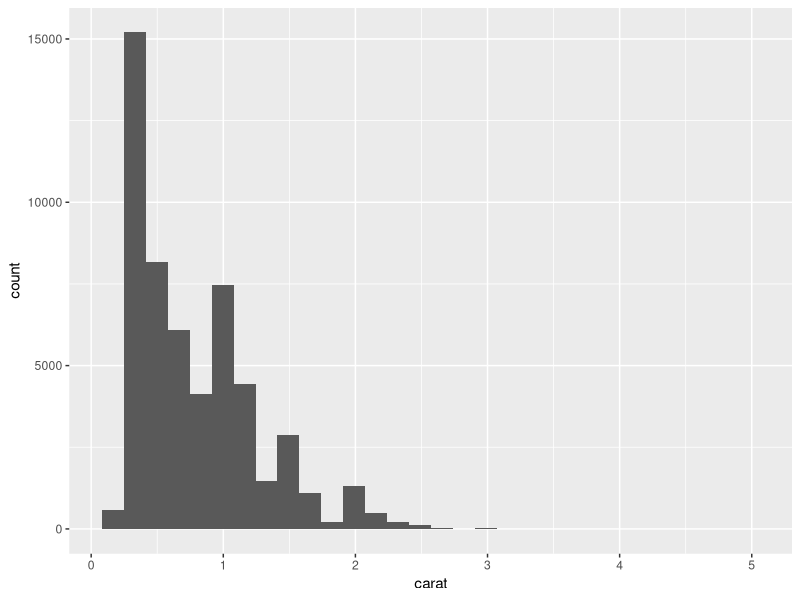
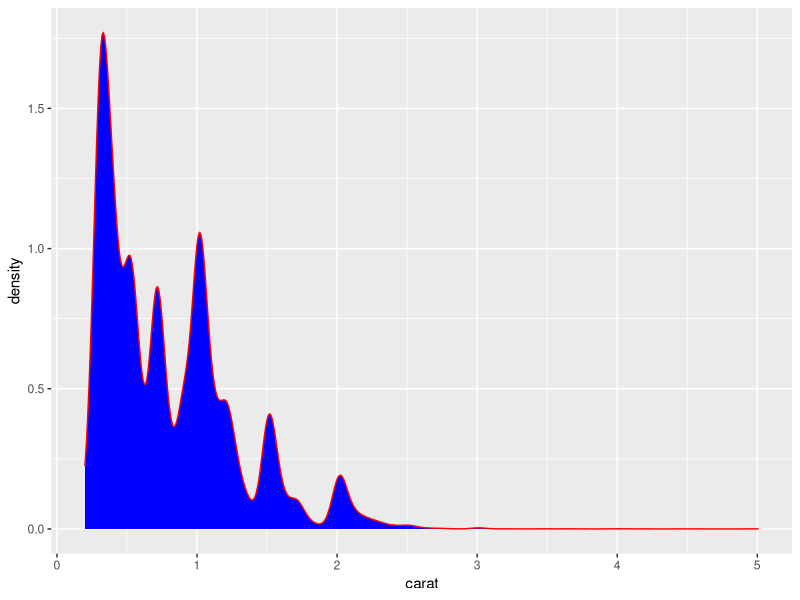
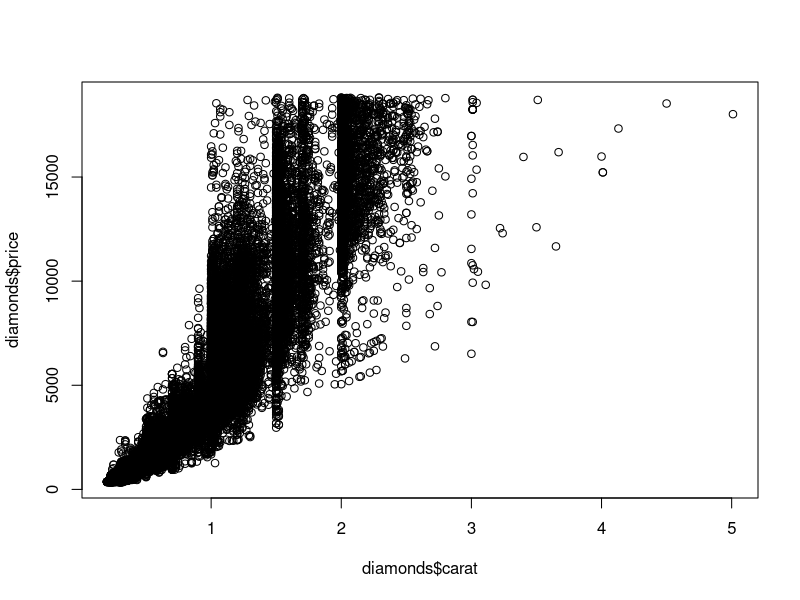
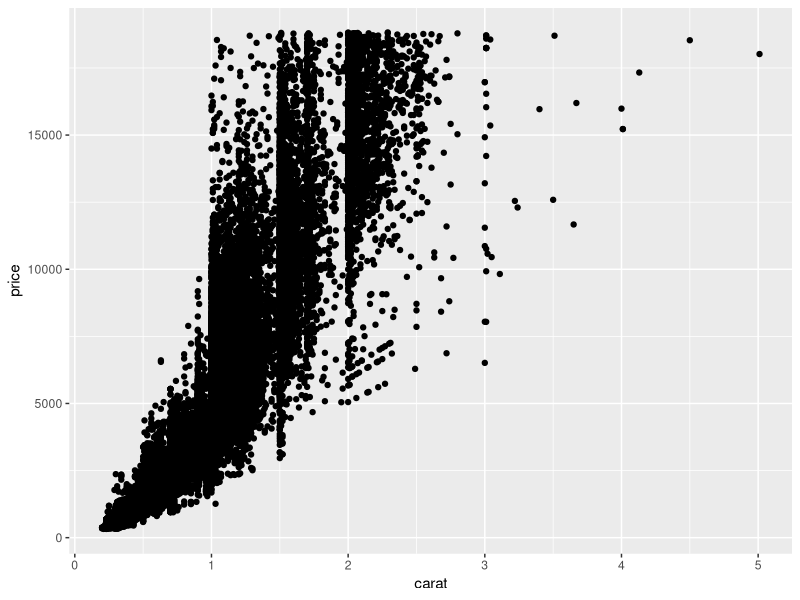
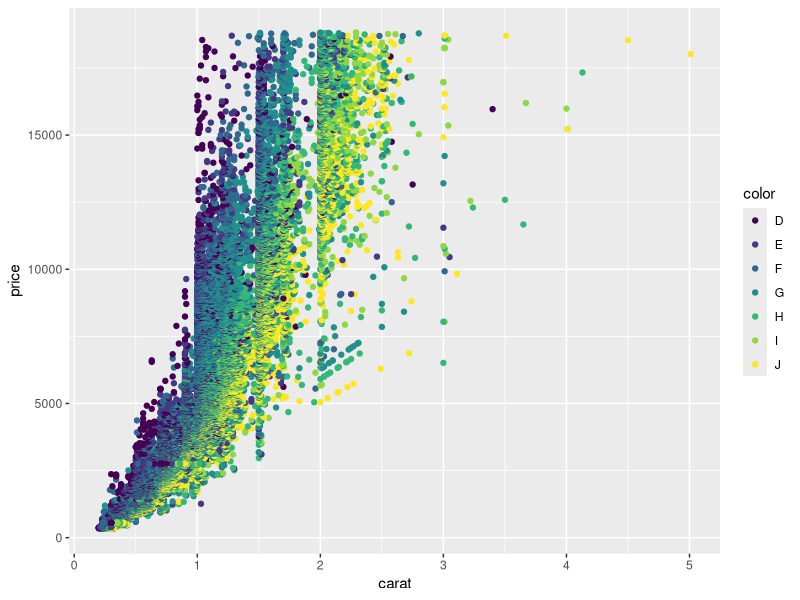
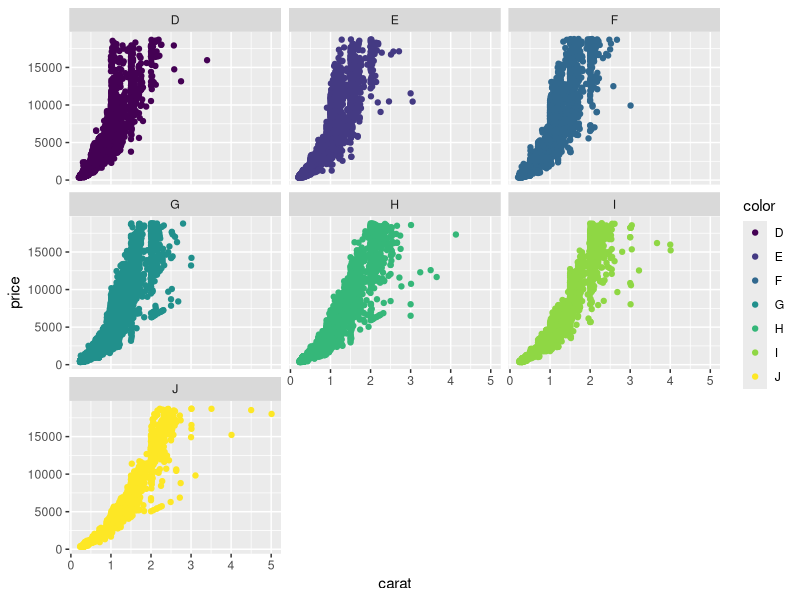
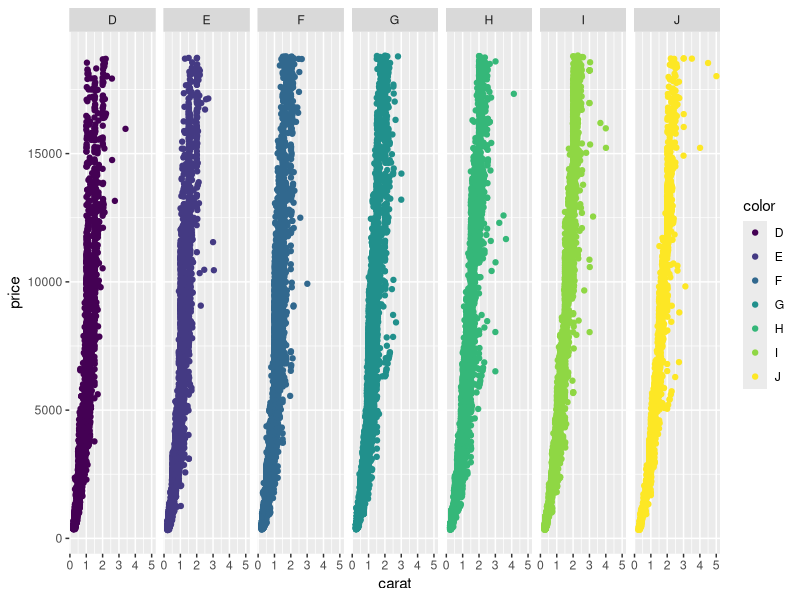
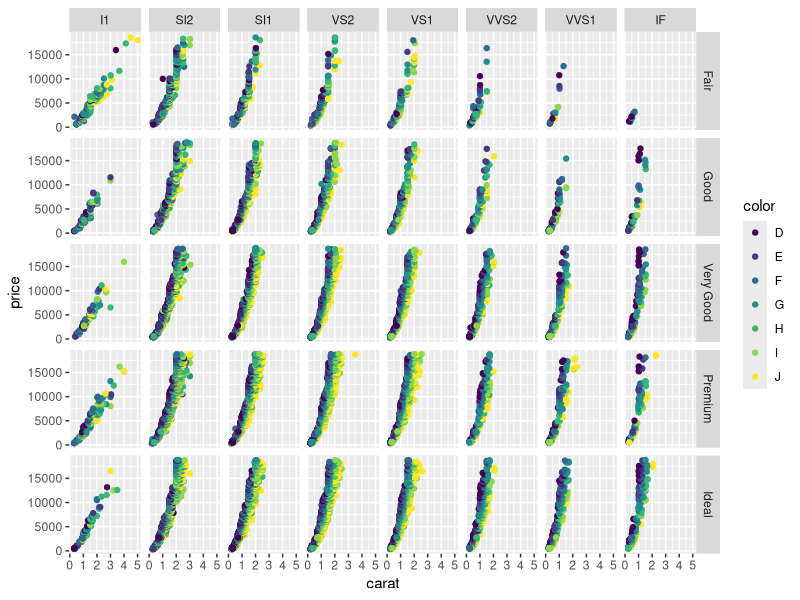

Here is the R script that generated these plots, in order:
# DTA250 - Fall 2023
# Jasser Jasser (JJ)

# Statistical Graphics ----
# Statistical graphics are a way to visually communicate information about data

# You installed ggplot2 in the last class
# Therefore, you don't need to install it again.
# However, if you didn't install it, then you need to do this step.

#TODO - If installed, then skip this TODO
# Install the ggplot2 package
# use the install.packages() function
# set the package name to "ggplot2"

install.packages("tidyverse")

install.packages("ggplot2")


# Let us start by loading the ggplot2 package 

#TODO
# Load the ggplot2 package
# Use the library() function

library(ggplot2)

library(tidyverse)


#TODO
# Load the diamonds dataset from the ggplot2 package
# use the data() function

data(diamonds)


#TODO
# Check the head of the diamonds dataset using the head() function
# The head() function is a sanity check to make sure that the dataset is
# loaded correctly

head(diamonds)


# Diamonds (https://www.youtube.com/watch?v=lWA2pjMjpBs)
# Carat (https://www.youtube.com/watch?v=1TsVjvEkc4s)
# (🤮 I hate these songs)


## Histogram and Densities ----
# Remember that a histogram is a way to show the distribution of a variable
# It shows the frequency of values for that variable
# A density plot is a smoothed version of a histogram
# It is another way to show the distribution of a variable

### Histogram ----

#TODO
# Create a histogram of the carat variable in the diamonds dataset
# Use the ggplot() function
# Inside the ggplot() function, set the data parameter to diamonds
# Add a + sign after the ggplot() function
# After that use the geom_histogram() function
# Inside the geom_histogram() function, set the mapping parameter to aes()
# Inside the aes() function, set the x parameter to carat

diamonds$price

ggplot(data = diamonds) +
  geom_histogram(mapping = aes(x = carat))


### Density ----

#TODO
# Create a density plot of the carat variable in the diamonds dataset
# Use the ggplot() function
# Inside the ggplot() function, set the data parameter to diamonds
# Add a + sign after the ggplot() function
# After that use the geom_density() function
# Inside the geom_density() function, set the mapping parameter to aes()
# Inside the aes() function, set the x parameter to carat
# Inside geom_density(), set the fill parameter to "grey50"

ggplot(data = diamonds) +
  geom_density(mapping = aes(x = carat), fill = "blue", color="red")


## Scatterplot ----
# A scatterplot is a way to show the relationship between two variables
# It shows the values of one variable on the x-axis and the values of the other
# variable on the y-axis
# It is a good way to see if there is a relationship between two variables

#TODO
# Create a scatterplot of the carat and price variables in the diamonds dataset
# Use the ggplot() function
# Inside the ggplot() function, set the data parameter to diamonds
# Inside the ggplot() function, set the mapping parameter to aes()
# Inside the aes() function, set the x parameter to carat
# Inside the aes() function, set the y parameter to price
# Add a + sign after the ggplot() function
# After that use the geom_point() function

plot(diamonds$carat, diamonds$price)

ggplot(data = diamonds, mapping = aes(x = carat, y = price)) +
  geom_point()


# We are going to use the line
# ggplot(diamonds, aes(x = carat, y = price))
# repeatedly later. So it is better to store it in a variable

#TODO
# Store the line
# ggplot(diamonds, aes(x = carat, y = price))
# in a variable called diamonds_plot

diamonds_plot <- ggplot(diamonds, aes(x = carat, y = price))


#TODO
# Use the diamonds_plot variable to create a scatterplot of the carat and price
# variables in the diamonds dataset
# Add a + sign after the diamonds_plot variable
# After that use the geom_point() function
# Inside the geom_point(), set the mapping parameter to aes()
# Inside the aes() function, set the color parameter to the color variable
# The color column in the diamonds dataset. It is a categorical variable.
# factor() is a function that converts a variable to a categorical variable

diamonds_plot +
  geom_point(mapping = aes(color = color))


#TODO
# Repeat the previous TODO
# Add a + sign after the geom_point() function
# After that use the facet_wrap() function
# Inside the facet_wrap() function, set the separator ~ color

diamonds_plot +
  geom_point(mapping = aes(color = color)) +
  facet_wrap( ~ color)


#TODO
# This time, we will replace the facet_wrap() function with the facet_grid()
# function
# Inside the facet_grid() function, set the separator cut ~ clarity

diamonds_plot +
  geom_point(mapping = aes(color = color)) +
  facet_grid( ~ color)

diamonds_plot +
  geom_point(mapping = aes(color = color)) +
  facet_grid(cut ~ clarity)


# Faceting can also works with histograms or any other geom.

#TODO
# Create a histogram of the carat variable in the diamonds dataset
# Use the ggplot() function
# Inside the ggplot() function, set the data parameter to diamonds
# Set the mapping parameter to aes()
# Inside the aes() function, set the x parameter to carat
# Add a + sign after the ggplot() function
# After that use the geom_histogram() function
# Add a + sign after the geom_histogram() function
# After that use the facet_wrap() function
# Inside the facet_wrap() function, use the separator ~ color

ggplot(data = diamonds) +
  geom_histogram(mapping = aes(x = carat)) +
  facet_wrap( ~ color)


## Boxplot and Violins ----

### Boxplot ----
# A boxplot is a way to show the distribution of a variable
# It shows the median, the interquartile range, and the range of the data

#TODO
# Create a boxplot of the carat variable in the diamonds dataset
# Use the ggplot() function
# Inside the ggplot() function, set the data parameter to diamonds
# Set the mapping parameter to aes()
# Inside the aes() function, set the y parameter to carat
# Add a + sign after the ggplot() function
# After that use the geom_boxplot() function

ggplot(data = diamonds) +
  geom_boxplot(mapping = aes(y = carat))


#TODO
# Repeat the previous TODO
# However, this time, add a an x parameter to the aes() function
# Set the x parameter to cut

ggplot(data = diamonds) +
  geom_boxplot(mapping = aes(y = carat, x = cut))


### Violin ----
# A violin plot is a way to show the distribution of a variable
# It is similar to a boxplot
# However, it also shows the density of the data at different values

#TODO
# Create a violin plot of the carat variable in the diamonds dataset
# Use the ggplot() function
# Inside the ggplot() function, set the data parameter to diamonds
# Set the mapping parameter to aes()
# Inside the aes() function, set the y parameter to carat
# Set the x parameter to cut
# Add a + sign after the ggplot() function
# After that use the geom_violin() function

ggplot(data = diamonds) +
  geom_violin(mapping = aes(y = carat, x = cut))


## Using multiple geoms ----
# You can use multiple geoms in the same plot
# This is useful to show multiple aspects of the data

#TODO
# Create a violin plot of the carat variable in the diamonds dataset
# Use the ggplot() function
# Inside the ggplot() function, set the data parameter to diamonds
# Set the mapping parameter to aes()
# Inside the aes() function, set the y parameter to carat
# Set the x parameter to cut
# Add a + sign after the ggplot() function
# After that use the geom_violin() function
# Add a + sign after the geom_violin() function
# After that use the geom_point() function

ggplot(data = diamonds) +
  geom_violin(mapping = aes(y = carat, x = cut)) +
  geom_point(mapping = aes(y = carat, x = cut))

ggplot(data = diamonds, mapping = aes(y = carat, x = cut)) +
  geom_violin() +
  geom_point()

ggplot(data = diamonds, mapping = aes(y = carat, x = cut)) +
  geom_point(mapping = aes(color = cut))+
  geom_violin(mapping = aes(fill = cut))

ggplot(data = diamonds, mapping = aes(y = carat, x = cut)) +
  geom_point()+
  geom_violin(mapping = aes(fill = cut))
